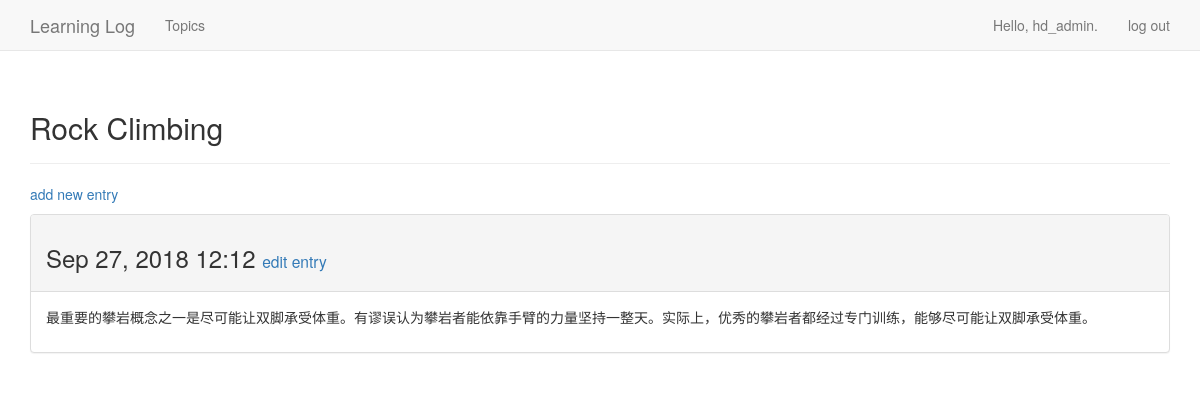
The page /topics/2/ (signed in) on the database its author committed.
### hello_djangos/models.py (models this page shows, shortened)
class Topic(models.Model):
    text = models.CharField(max_length=200)
    date_added = models.DateTimeField(auto_now_add=True)
    owner = models.ForeignKey(User)
    def __str__(self):
        return self.text

class Entry(models.Model):
    topic = models.ForeignKey(Topic, on_delete=models.CASCADE)
    text = models.TextField()
    date_added = models.DateTimeField(auto_now_add=True)
    class Meta:
        verbose_name_plural = 'entries'

### hello_djangos/views.py (the view)
# urls.py: url(r'^topics/(?P<topic_id>\d+)/$', views.topic, name='topic'),
@login_required
def topic(request, topic_id):
    topic = Topic.objects.get(id=topic_id)
    if topic.owner != request.user:
        raise Http404
    entries = topic.entry_set.order_by('-date_added')
    context = {'topic': topic, "entries": entries}
    return render(request, 'hello_djangos/topic.html', context)

### hello_djangos/templates/hello_djangos/topic.html
{% extends 'hello_djangos/base.html' %}
{% block header %}
  <h2>{{ topic }}</h2>
{% endblock header %}
{% block content %}
  <p>
    <a href="{% url 'hello_djangos:new_entry' topic.id %}">add new entry</a>
  </p>
  {% for entry in entries %}
    <div class="panel panel-default">
      <div class="panel-heading">
        <h3>
          {{ entry.date_added|date:'M d, Y H:i' }}
          <small>
            <a href="{% url 'hello_djangos:edit_entry' entry.id %}">
              edit entry</a>
          </small>
        </h3>
      </div>
      <div class="panel-body">
        {{ entry.text|linebreaks }}
      </div>
    </div>
  {% empty %}
    There are no entries for this topic yet.
  {% endfor %}
{% endblock content %}

### hello_djangos/templates/hello_djangos/base.html (shortened to what this page needs)
{% load bootstrap3 %}
<!DOCTYPE html>
<html lang="en">
  <head>
    {% bootstrap_css %}
  </head>
  <body>
    <nav class="navbar navbar-default navbar-static-top">
      <div class="container">
        <div class="navbar-header">
          <a class="navbar-brand" href="{% url 'hello_djangos:index' %}">
              Learning Log</a>
        </div>
        <div id="navbar" class="navbar-collapse collapse">
          <ul class="nav navbar-nav">
            <li><a href="{% url 'hello_djangos:topics' %}">Topics</a></li>
          </ul>
          <ul class="nav navbar-nav navbar-right">
            {% if user.is_authenticated %}
              <li><a>Hello, {{ user.username }}.</a></li>
              <li><a href="{% url 'users:logout' %}">log out</a></li>
            {% else %}
              <li><a href="{% url 'users:register' %}">register</a></li>
              <li><a href="{% url 'users:login' %}">log in</a></li>
            {% endif %}
          </ul>
        </div>
      </div>
    </nav>
    <div class="container">
      <div class="page-header">
        {% block header %}{% endblock %}
      </div>
      <div>
        {% block content %}{% endblock %}
      </div>
    </div>
  </body>
</html>

### rows shown on the page
Topic: text "Rock Climbing"
Entry: date_added "Sep 27, 2018 12:12", text "最重要的攀岩概念之一是尽可能让双脚承受体重。有谬误认为攀岩者能依靠手臂的力量坚持一整天。实际上，优秀的攀岩者都经过专门训练，能够尽可能让双脚承受体重。"

### other values the page prints
{{ user.username }} "hd_admin"
